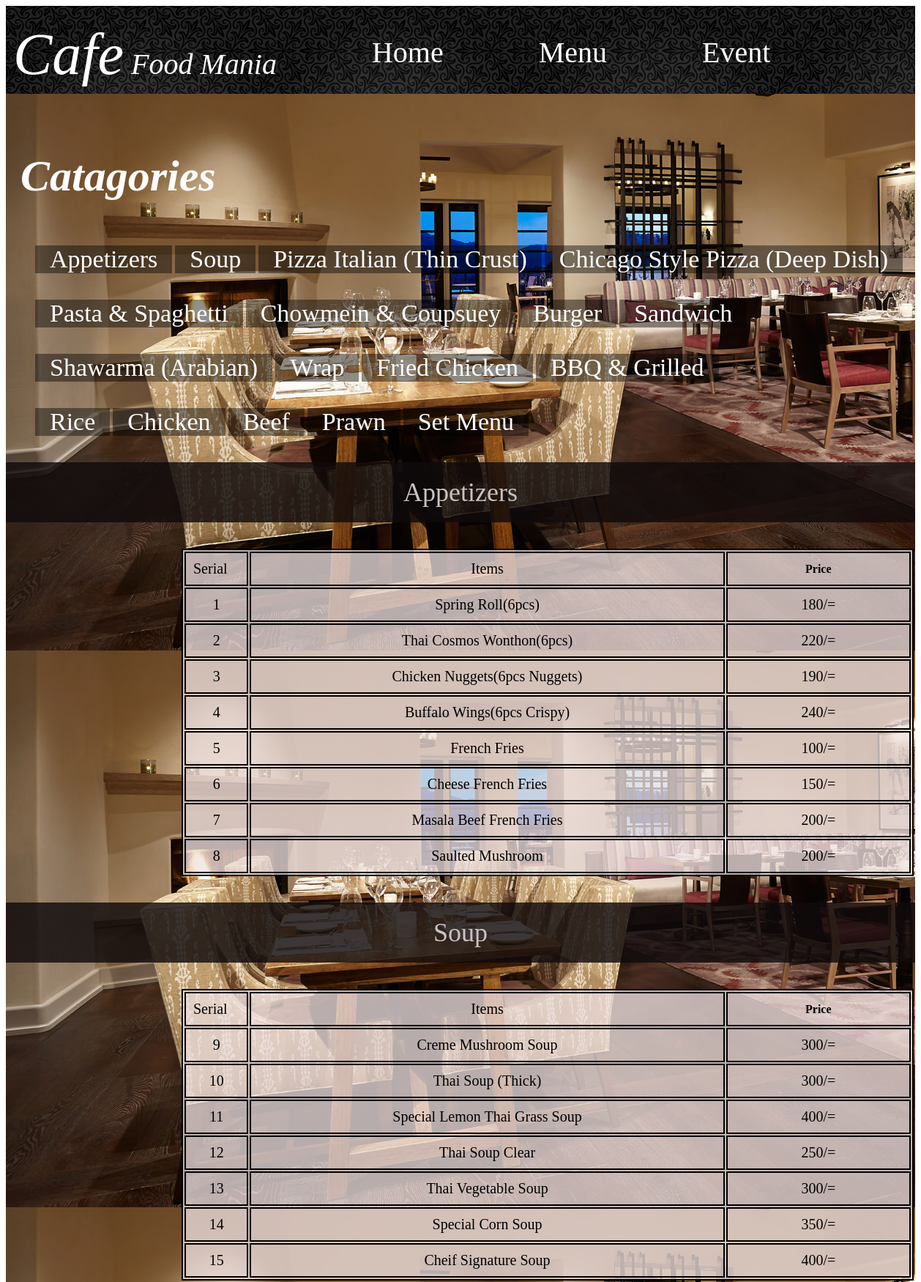
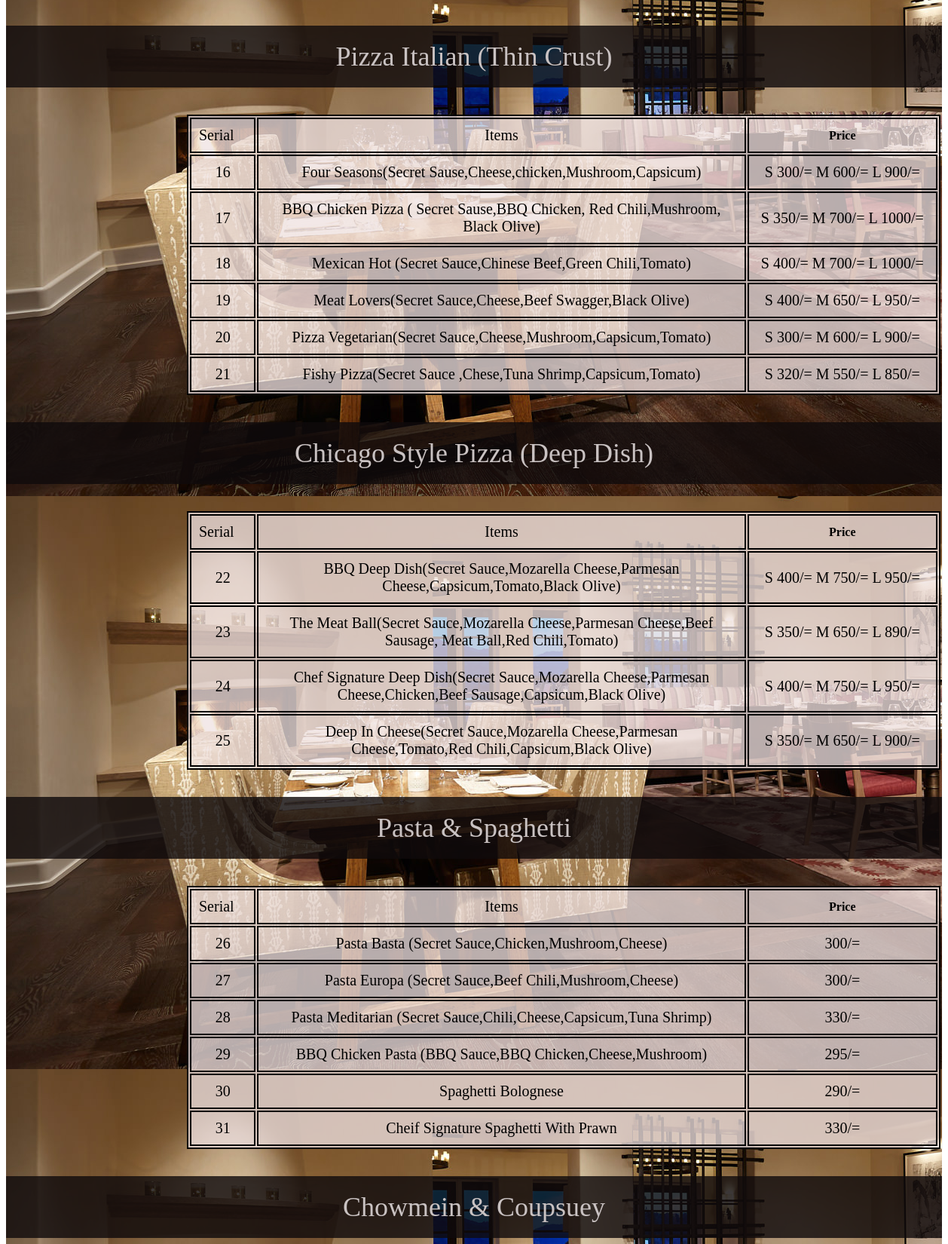
Page /CafeFoodMania/Menu.php (upper part) on the committed database (2 pictures, top to bottom).
### tables this page shows
CREATE TABLE `appetizers` (
  `id` int(11) NOT NULL,
  `name` varchar(255) DEFAULT NULL,
  `price` varchar(50) NOT NULL,
  `c_id` int(11) DEFAULT NULL,
  PRIMARY KEY (`id`),
  KEY `c_id` (`c_id`),
  CONSTRAINT `appetizers_ibfk_1` FOREIGN KEY (`c_id`) REFERENCES `catagories` (`C_id`)
);

CREATE TABLE `soup` (
  `id` int(11) NOT NULL,
  `name` varchar(255) DEFAULT NULL,
  `price` varchar(20) NOT NULL,
  `c_id` int(11) DEFAULT NULL,
  PRIMARY KEY (`id`),
  KEY `c_id` (`c_id`),
  CONSTRAINT `soup_ibfk_1` FOREIGN KEY (`c_id`) REFERENCES `catagories` (`C_id`)
);

CREATE TABLE `pizza_italian` (
  `id` int(11) NOT NULL,
  `name` varchar(255) DEFAULT NULL,
  `price` varchar(50) DEFAULT NULL,
  `c_id` int(11) DEFAULT NULL,
  PRIMARY KEY (`id`),
  KEY `c_id` (`c_id`),
  CONSTRAINT `pizza_italian_ibfk_1` FOREIGN KEY (`c_id`) REFERENCES `catagories` (`C_id`)
);

CREATE TABLE `chicago_style_pizza` (
  `id` int(11) NOT NULL,
  `name` varchar(255) DEFAULT NULL,
  `price` varchar(50) DEFAULT NULL,
  `c_id` int(11) DEFAULT NULL,
  PRIMARY KEY (`id`),
  KEY `c_id` (`c_id`),
  CONSTRAINT `chicago_style_pizza_ibfk_1` FOREIGN KEY (`c_id`) REFERENCES `catagories` (`C_id`)
);

CREATE TABLE `pastaspaghetti` (
  `id` int(11) NOT NULL,
  `name` varchar(255) DEFAULT NULL,
  `price` varchar(50) DEFAULT NULL,
  `c_id` int(11) DEFAULT NULL,
  PRIMARY KEY (`id`),
  KEY `c_id` (`c_id`),
  CONSTRAINT `pastaspaghetti_ibfk_1` FOREIGN KEY (`c_id`) REFERENCES `catagories` (`C_id`)
);

### CafeFoodMania/Menu.php (the view, shortened to what this page needs)
<?php
	include 'config.php';
?>
<!doctype html>
<html>
<head>
<link rel="stylesheet" type="text/css" href="../CafeFoodMania/Menu.css">
</head>
<body>
<div class ="Header">
	<h1><span id = "First">Cafe</span><span id ="Last">Food Mania</span></h1>
    <ul>
    <li><a href="../CafeFoodMania/Home.php" >Home</a></li>
    <li><a href="../CafeFoodMania/Menu.php" >Menu</a></li>
    <li><a href="../CafeFoodMania/Event.php" >Event</a></li>
    <li><a href="../CafeFoodMania/ContactUs.php" >Contact Us</a></li>
    </ul>
</div>
<div class= "Menu">
<br>
<div class="Catagories">
<p class = "cat">Catagories</p>
	<ul>
    	<li><a href="#1">Appetizers</a></li>
        <li><a href="#2">Soup</a></li>
        <li><a href="#3">Pizza Italian (Thin Crust)</a></li>
        <li><a href="#4">Chicago Style Pizza (Deep Dish)</a></li>
        <br><br><br>
        <li><a href="#5">Pasta & Spaghetti</a></li>
        <li><a href="#6">Chowmein & Coupsuey</a></li>
        <li><a href="#7">Burger</a></li>
        <li><a href="#8">Sandwich</a></li>
        <br><br><br>
        <li><a href="#9">Shawarma (Arabian)</a></li>
        <li><a href="#10">Wrap</a></li>
        <li><a href="#11">Fried Chicken</a></li>
        <li><a href="#12">BBQ & Grilled</a></li>
        <br><br><br>
        <li><a href="#13">Rice</a></li>
        <li><a href="#14">Chicken</a></li>
        <li><a href="#15">Beef</a></li>
        <li><a href="#16">Prawn</a></li>
        <li><a href="#17">Set Menu</a></li>
	</ul>
</div>
	<p id ="1"  style ="color:rgba(201,194,194,1.00); text-align:center; font-size:36px; background-color:rgba(15,11,12,0.81);padding:20px;">Appetizers</p>
    <?php
			$sql = "SELECT * FROM appetizers";
			$myqueryresults = mysqli_query($conn,$sql) or die(mysql_error());
		?>
 <table style="width:1000px;border:2px solid black; background-color:rgba(240,227,227,0.76);margin-left:240px">
  <tbody>
    <tr>
    <th style="width:20px;border:2px solid black; text-align:left;padding:10px;font:20px white Tahoma;">
      Serial
      </th>
      <th style="width:500px;border:2px solid black; text-align:center;padding:10px;font:20px white Tahoma;">
      Items
      </th>
      <th style="width:100px; border:2px solid black;text-align:center;padding-left:50px;padding-right:50px;">
      Price
      </th>
    </tr>
    <?php
				if(mysqli_num_rows($myqueryresults) > 0)
				{
					while ($row = mysqli_fetch_array($myqueryresults))
					{
			?>
    <tr>
    <td style="width:20px;border:2px solid black; text-align:center;padding:10px;">
      <span style="font:20px white Tahoma;">
      <?php echo $row['id']; ?>
      </span></td>
      <td style="width:500px;border:2px solid black; text-align:center;padding:10px;">
      <span style="font:20px white Tahoma;">
      <?php echo $row['name']; ?>
      </span></td>
      <td  style="width:100px; border:2px solid black;text-align:center;padding:10px;font:20px white Tahoma;">
      <span style="font:20px white Tahoma;">
      <?php echo $row['price']; ?>
      </span></td>
    </tr>
    <?php
					}
				}
			?>
  </tbody>
</table>
<p id ="2" style ="color:rgba(201,194,194,1.00); text-align:center; font-size:36px; background-color:rgba(15,11,12,0.81);padding:20px;">Soup</p>
    <?php
			$sql = "SELECT * FROM soup";
			$myqueryresults = mysqli_query($conn,$sql) or die(mysql_error());
		?>
 <table style="width:1000px;border:2px solid black; background-color:rgba(240,227,227,0.76);margin-left:240px">
  <tbody>
    <tr>
    <th style="width:20px;border:2px solid black; text-align:left;padding:10px;font:20px white Tahoma;">
      Serial
      </th>
      <th style="width:500px;border:2px solid black; text-align:center;padding:10px;font:20px white Tahoma;">
      Items
      </th>
      <th style="width:100px; border:2px solid black;text-align:center;padding-left:50px;padding-right:50px;">
      Price
      </th>
    </tr>
    <?php
				if(mysqli_num_rows($myqueryresults) > 0)
				{
					while ($row = mysqli_fetch_array($myqueryresults))
					{
			?>
    <tr>
    <td style="width:20px;border:2px solid black; text-align:center;padding:10px;">
      <span style="font:20px white Tahoma;">
      <?php echo $row['id']; ?>
      </span></td>
      <td style="width:500px;border:2px solid black; text-align:center;padding:10px;">
      <span style="font:20px white Tahoma;">
      <?php echo $row['name']; ?>
      </span></td>
      <td  style="width:100px; border:2px solid black;text-align:center;padding:10px;font:20px white Tahoma;">
      <span style="font:20px white Tahoma;">
      <?php echo $row['price']; ?>
      </span></td>
    </tr>
    <?php
					}
				}
			?>
  </tbody>
</table>
<p id ="3" style ="color:rgba(201,194,194,1.00); text-align:center; font-size:36px; background-color:rgba(15,11,12,0.81);padding:20px;">Pizza Italian (Thin Crust)</p>
    <?php
			$sql = "SELECT * FROM pizza_italian";
			$myqueryresults = mysqli_query($conn,$sql) or die(mysql_error());
		?>
 <table style="width:1000px;border:2px solid black; background-color:rgba(240,227,227,0.76);margin-left:240px">
  <tbody>
    <tr>
    <th style="width:20px;border:2px solid black; text-align:left;padding:10px;font:20px white Tahoma;">
      Serial
      </th>
      <th style="width:500px;border:2px solid black; text-align:center;padding:10px;font:20px white Tahoma;">
      Items
      </th>
      <th style="width:100px; border:2px solid black;text-align:center;padding-left:50px;padding-right:50px;">
      Price
      </th>
    </tr>
    <?php
				if(mysqli_num_rows($myqueryresults) > 0)
				{
					while ($row = mysqli_fetch_array($myqueryresults))
					{
			?>
    <tr>
    <td style="width:20px;border:2px solid black; text-align:center;padding:10px;">
      <span style="font:20px white Tahoma;">
      <?php echo $row['id']; ?>
      </span></td>
      <td style="width:500px;border:2px solid black; text-align:center;padding:10px;">
      <span style="font:20px white Tahoma;">
      <?php echo $row['name']; ?>
      </span></td>
      <td  style="width:100px; border:2px solid black;text-align:center;padding:10px;font:20px white Tahoma;">
      <span style="font:20px white Tahoma;">
      <?php echo $row['price']; ?>
      </span></td>
    </tr>
    <?php
					}
				}
			?>
  </tbody>
</table>
<p id ="4" style ="color:rgba(201,194,194,1.00); text-align:center; font-size:36px; background-color:rgba(15,11,12,0.81);padding:20px;"> Chicago Style Pizza (Deep Dish)</p>
    <?php
			$sql = "SELECT * FROM chicago_style_pizza";
			$myqueryresults = mysqli_query($conn,$sql) or die(mysql_error());
		?>
 <table style="width:1000px;border:2px solid black; background-color:rgba(240,227,227,0.76);margin-left:240px">
  <tbody>
    <tr>
    <th style="width:20px;border:2px solid black; text-align:left;padding:10px;font:20px white Tahoma;">
      Serial
      </th>
      <th style="width:500px;border:2px solid black; text-align:center;padding:10px;font:20px white Tahoma;">
      Items
      </th>
      <th style="width:100px; border:2px solid black;text-align:center;padding-left:50px;padding-right:50px;">
      Price
      </th>
    </tr>
    <?php
				if(mysqli_num_rows($myqueryresults) > 0)
				{
					while ($row = mysqli_fetch_array($myqueryresults))
					{
			?>
    <tr>
    <td style="width:20px;border:2px solid black; text-align:center;padding:10px;">
      <span style="font:20px white Tahoma;">
      <?php echo $row['id']; ?>
      </span></td>
      <td style="width:500px;border:2px solid black; text-align:center;padding:10px;">
      <span style="font:20px white Tahoma;">
      <?php echo $row['name']; ?>
      </span></td>
      <td  style="width:100px; border:2px solid black;text-align:center;padding:10px;font:20px white Tahoma;">
      <span style="font:20px white Tahoma;">
      <?php echo $row['price']; ?>
      </span></td>
    </tr>
    <?php
					}
				}
			?>
  </tbody>
</table>
<p id ="5" style ="color:rgba(201,194,194,1.00); text-align:center; font-size:36px; background-color:rgba(15,11,12,0.81);padding:20px;">Pasta & Spaghetti</p>
    <?php
			$sql = "SELECT * FROM pastaspaghetti";
			$myqueryresults = mysqli_query($conn,$sql) or die(mysql_error());
		?>
 <table style="width:1000px;border:2px solid black; background-color:rgba(240,227,227,0.76);margin-left:240px">
  <tbody>
    <tr>
    <th style="width:20px;border:2px solid black; text-align:left;padding:10px;font:20px white Tahoma;">
      Serial
      </th>
      <th style="width:500px;border:2px solid black; text-align:center;padding:10px;font:20px white Tahoma;">
      Items
      </th>
      <th style="width:100px; border:2px solid black;text-align:center;padding-left:50px;padding-right:50px;">
      Price
      </th>
    </tr>
    <?php
				if(mysqli_num_rows($myqueryresults) > 0)
				{
					while ($row = mysqli_fetch_array($myqueryresults))
					{
			?>
    <tr>
    <td style="width:20px;border:2px solid black; text-align:center;padding:10px;">
      <span style="font:20px white Tahoma;">
      <?php echo $row['id']; ?>
      </span></td>
      <td style="width:500px;border:2px solid black; text-align:center;padding:10px;">
      <span style="font:20px white Tahoma;">
      <?php echo $row['name']; ?>
      </span></td>
      <td  style="width:100px; border:2px solid black;text-align:center;padding:10px;font:20px white Tahoma;">
      <span style="font:20px white Tahoma;">
      <?php echo $row['price']; ?>
      </span></td>
    </tr>
    <?php
					}
				}
			?>
  </tbody>
</table>
<p id ="6" style ="color:rgba(201,194,194,1.00); text-align:center; font-size:36px; background-color:rgba(15,11,12,0.81);padding:20px;">Chowmein & Coupsuey
</p>
<br><br>
</div>
</body>
</html>

### CafeFoodMania/Menu.css (style rules this page uses)
.Header { background-image:url(../CafeFoodMania/BlackTex2.jpg); width:100%; height:120px; }
.Header h1 { float:left; }
.Header h1 #First { font-family:alex-brush; color:rgba(255,255,255,1.00); font-size:80px; font-style:italic; font-weight:200; padding-left: 10px; padding-bottom: 10px; }
.Header h1 #Last { font-family:aclonica; color:rgba(255,255,255,1.00); font-size:40px; font-style:italic; font-weight:200; padding-left: 10px; padding-bottom: 10px }
.Header ul { margin:0px; padding:0px; }
.Header ul li a { text-decoration:none; color:rgba(255,255,255,1.00); }
.Header ul li { display:inline-block; margin-left:50px; padding-left:80px; padding-top:40px; float:left; font-size:40px; text-align:center; }
.cat { margin-left:20px; color:rgba(255,255,255,1.00); font-family:arizonia; font-size:60px; font-style:italic; font-weight:bold; }
.Menu { width:100%; height:100%; background-image:url(../CafeFoodMania/Menu.jpg); background-repeat:repeat-y; background-size:auto; position:relative; }
.Menu .Catagories ul li { background-color:rgba(0,0,0,0.43); text-align:center; padding-left:20px; padding-right:20px; text-decoration:none; display:inline-block; }
.Menu .Catagories ul li a { text-decoration:none; font-family:Cambria, "Hoefler Text", "Liberation Serif", Times, "Times New Roman", serif; font-size:34px; font-weight:500; color:white; }

### rows in the picture
appetizers: id "1", name "Spring Roll(6pcs)", price "180/="
appetizers: id "2", name "Thai Cosmos Wonthon(6pcs)", price "220/="
appetizers: id "3", name "Chicken Nuggets(6pcs Nuggets)", price "190/="
appetizers: id "4", name "Buffalo Wings(6pcs Crispy)", price "240/="
appetizers: id "5", name "French Fries", price "100/="
appetizers: id "6", name "Cheese French Fries", price "150/="
appetizers: id "7", name "Masala Beef French Fries", price "200/="
appetizers: id "8", name "Saulted Mushroom", price "200/="
soup: id "9", name "Creme Mushroom Soup", price "300/="
soup: id "10", name "Thai Soup (Thick)", price "300/="
soup: id "11", name "Special Lemon Thai Grass Soup", price "400/="
soup: id "12", name "Thai Soup Clear", price "250/="
soup: id "13", name "Thai Vegetable Soup", price "300/="
soup: id "14", name "Special Corn Soup", price "350/="
soup: id "15", name "Cheif Signature Soup", price "400/="
pizza_italian: id "16", name "Four Seasons(Secret Sause,Cheese,chicken,Mushroom,Capsicum)", price "S 300/= M 600/= L 900/="
pizza_italian: id "17", name "BBQ Chicken Pizza ( Secret Sause,BBQ Chicken, Red Chili,Mushroom, Black Olive)", price "S 350/= M 700/= L 1000/="
pizza_italian: id "18", name "Mexican Hot (Secret Sauce,Chinese Beef,Green Chili,Tomato)", price "S 400/= M 700/= L 1000/="
pizza_italian: id "19", name "Meat Lovers(Secret Sauce,Cheese,Beef Swagger,Black Olive)", price "S 400/= M 650/= L 950/="
pizza_italian: id "20", name "Pizza Vegetarian(Secret Sauce,Cheese,Mushroom,Capsicum,Tomato)", price "S 300/= M 600/= L 900/="
pizza_italian: id "21", name "Fishy Pizza(Secret Sauce ,Chese,Tuna Shrimp,Capsicum,Tomato)", price "S 320/= M 550/= L 850/="
chicago_style_pizza: id "22", name "BBQ Deep Dish(Secret Sauce,Mozarella Cheese,Parmesan Cheese,Capsicum,Tomato,Black Olive)", price "S 400/= M 750/= L 950/="
chicago_style_pizza: id "23", name "The Meat Ball(Secret Sauce,Mozarella Cheese,Parmesan Cheese,Beef Sausage, Meat Ball,Red Chili,Tomato)", price "S 350/= M 650/= L 890/="
chicago_style_pizza: id "24", name "Chef Signature Deep Dish(Secret Sauce,Mozarella Cheese,Parmesan Cheese,Chicken,Beef Sausage,Capsicum,Black Olive)", price "S 400/= M 750/= L 950/="
chicago_style_pizza: id "25", name "Deep In Cheese(Secret Sauce,Mozarella Cheese,Parmesan Cheese,Tomato,Red Chili,Capsicum,Black Olive)", price "S 350/= M 650/= L 900/="
pastaspaghetti: id "26", name "Pasta Basta (Secret Sauce,Chicken,Mushroom,Cheese)", price "300/="
pastaspaghetti: id "27", name "Pasta Europa (Secret Sauce,Beef Chili,Mushroom,Cheese)", price "300/="
pastaspaghetti: id "28", name "Pasta Meditarian (Secret Sauce,Chili,Cheese,Capsicum,Tuna Shrimp)", price "330/="
pastaspaghetti: id "29", name "BBQ Chicken Pasta (BBQ Sauce,BBQ Chicken,Cheese,Mushroom)", price "295/="
pastaspaghetti: id "30", name "Spaghetti Bolognese", price "290/="
pastaspaghetti: id "31", name "Cheif Signature Spaghetti With Prawn", price "330/="
